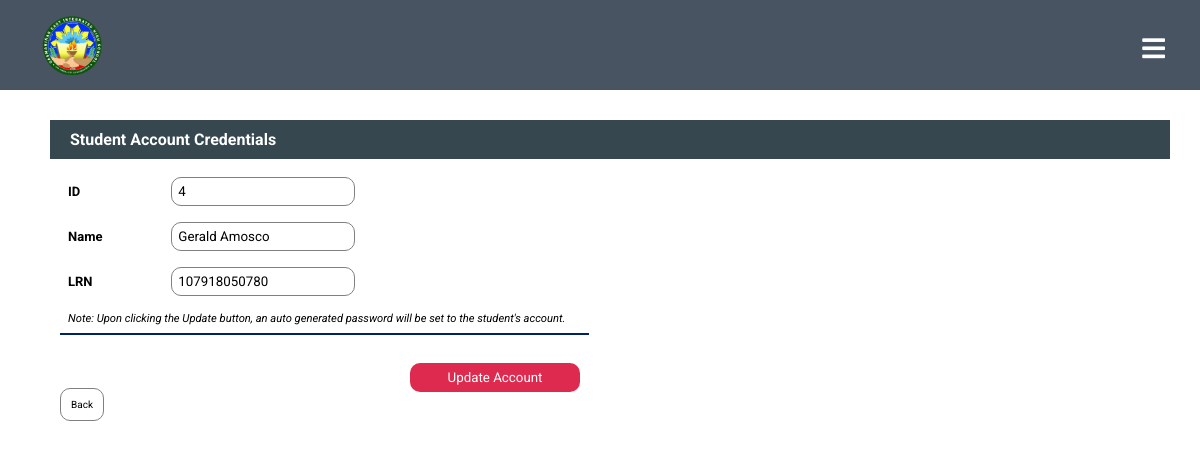
The page /Admin/updateStudPassword.php?sid=4 on the database its author committed.
### tables this page shows
CREATE TABLE IF NOT EXISTS `tbl_studentaccount` (
`studentaccount_ID` int(25) NOT NULL,
  `email_address` text NOT NULL,
  `stud_ID` int(25) NOT NULL,
  `stud_lrn` bigint(25) NOT NULL,
  `stud_password` varchar(255) NOT NULL,
  `code` varchar(255) NOT NULL
);

CREATE TABLE IF NOT EXISTS `tbl_student` (
`stud_ID` int(25) NOT NULL,
  `stud_firstname` varchar(255) NOT NULL,
  `stud_middleinitial` varchar(5) NOT NULL,
  `stud_lastname` varchar(255) NOT NULL,
  `stud_lrn` bigint(30) NOT NULL,
  `email_address` varchar(255) NOT NULL,
  `sex` varchar(10) NOT NULL,
  `bday` date NOT NULL,
  `student_address` varchar(255) NOT NULL,
  `student_guardian` varchar(255) NOT NULL,
  `guardian_contact_number` varchar(255) NOT NULL,
  `section_name` varchar(255) NOT NULL,
  `student_status` varchar(25) NOT NULL,
  `track_desc` varchar(255) NOT NULL,
  `strands_name` varchar(255) NOT NULL,
  `yearlevel_name` varchar(255) NOT NULL,
  `schoolyear` varchar(50) NOT NULL
);

### Admin/updateStudPassword.php (the view, shortened to what this page needs)
<?php
include("../dbconnect.php");
$sid = $_GET['sid'];
$sql = mysqli_query($conn, "SELECT * FROM tbl_studentaccount as t1 inner join tbl_student as t2 on t1.stud_ID = t2.stud_ID WHERE t1.stud_ID = '$sid'");
$rec = mysqli_fetch_assoc($sql);
?>
<!DOCTYPE html>
<html>
<head>
	<link rel="stylesheet" type="text/css" href="./css/register.css">
</head>
<body>
	<?php
		include('navbar.php')
	?>
	<div class="container">
		<div class="header">
			<h4>Student Account Credentials</h4>
		</div>
		<form method="post">
			<table>
				<tr>
					<td class="head">ID</td>
					<td><input type="number" readonly name="stud_ID" value="<?php echo $rec['stud_ID']; ?>"></td>
				</tr>
				<tr>
					<td class="head">Name</td>
					<td><input type="text" readonly name="stud_name" value="<?php echo $rec['stud_firstname'].' '. $rec['stud_lastname'] ?>"></td>
				</tr>
				<tr>
					<td class="head">LRN</td>
					<td><input type="number" name="stud_lrn" value="<?php echo $rec['stud_lrn']; ?>"></td>
				</tr>
				<tr>
					<td colspan="2">
						<p class="label">
							Note: Upon clicking the Update button, an auto generated password will be set to the student's account.
						</p>
					</td>
					<td>
					</td>
				</tr>
			</table>
				<div class="footer-links">
					<div class="submit-btn">
						<input type="submit" class="update-btn" name="updateStudentAccount" value="Update Account">
					</div>
					<div class="back-btn">
						<a href="studentslist.php">Back</a>
					</div>
				</div>
		</form>
	</div>
</body>
</html>

### Admin/css/register.css (style rules this page uses)
* { padding: 0; margin: 0; font-family: sans-serif; }
.container { margin: 120px 30px 0 50px; }
form { padding: 10px 10px; }
table { border-collapse: collapse; }
table td { padding: 8px 8px; }
table .head { font-size: 13px; font-weight: bold; }
input, select { width: 170px; padding: 6px 6px; border: 1px solid gray; border-radius: 10px; }
.back-btn a { text-decoration: none; font-size: 10px; color: black; padding: 10px 10px; background-color: white; border: 1px solid gray; border-radius: 10px; margin-bottom: 2rem; }
table { border-bottom: 2px solid #002366; }
@media screen and (max-width:1300px) { .header h4 { display: block !important; } }

### Admin/css/styles.css (style rules this page uses)
* { margin: 0; padding: 0; text-decoration: none; font-family: "Roboto", sans-serif; }

### Admin/updateStudPassword.php (style rules this page uses)
.footer-links { margin-top: 2rem; }
.update-btn { opacity: .9; background-color: crimson; border: 1px solid transparent; color: #fff; margin-left: 350px; margin-top: -20px; cursor: pointer; }
.back-btn { margin-top: 1px; }
.header h4 { padding: 10px 20px; color: white; background-color:#37474f; }
.label { font-size: .7rem; font-style: italic; }

### rows shown on the page
tbl_studentaccount: stud_ID "4", stud_name "Gerald Amosco", stud_lrn "107918050780"
